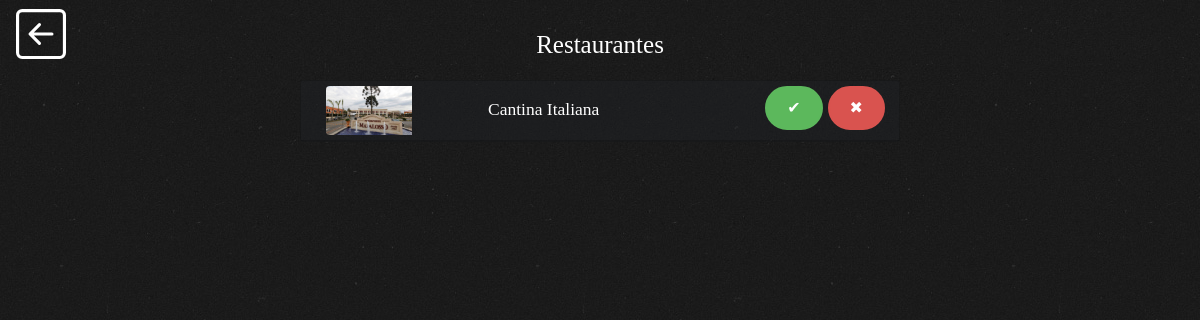
/restaurantes_list.php (signed in), run on the app's committed database.
### tables this page shows
CREATE TABLE IF NOT EXISTS restaurantes (
    id_restaurante INT NOT NULL AUTO_INCREMENT,
    id_proprietario INT NULL DEFAULT NULL,
    nome VARCHAR(255) NULL DEFAULT NULL,
    endereco VARCHAR(255) NULL DEFAULT NULL,
    dono VARCHAR(255) NULL DEFAULT NULL,
    estilo_culinario VARCHAR(255) NULL DEFAULT NULL,
    descricao TEXT NULL DEFAULT NULL,
    horario VARCHAR(255) NULL DEFAULT NULL,
    capacidade INT NULL DEFAULT NULL,
    telefone VARCHAR(20) NULL DEFAULT NULL,
    foto_restaurante MEDIUMBLOB NULL DEFAULT NULL,
    status_restaurante_id_status INT NOT NULL DEFAULT 2,
    PRIMARY KEY (id_restaurante),
    INDEX id_proprietario (id_proprietario),
    INDEX fk_restaurantes_status_restaurante1_idx (status_restaurante_id_status),
    CONSTRAINT restaurantes_ibfk_1
        FOREIGN KEY (id_proprietario)
        REFERENCES usuarios (id_user),
    CONSTRAINT fk_restaurantes_status_restaurante1
        FOREIGN KEY (status_restaurante_id_status)
        REFERENCES status_restaurante (id_status)
        ON DELETE NO ACTION
        ON UPDATE NO ACTION
);

### restaurantes_list.php (the view, shortened to what this page needs)
<!DOCTYPE HTML>
<html>
<head>
    <link rel="stylesheet" href="css/animate.css">
    <link rel="stylesheet" href="css/icomoon.css">
    <link rel="stylesheet" href="css/bootstrap.css">
    <link rel="stylesheet" href="css/flexslider.css">
    <link href="https://cdn.jsdelivr.net/npm/bootstrap@5.3.3/dist/css/bootstrap.min.css" rel="stylesheet">
    <link rel="stylesheet" href="css/style.css">
</head>
<body>
    <?php
    include("Conexão.php");
    $sql = "SELECT id_restaurante, nome, dono, foto_restaurante, descricao, estilo_culinario, id_proprietario FROM restaurantes WHERE status_restaurante_id_status = 2";
    $result = $conn->query($sql);
    ?>
    <div class="container text-center mt-5 ">
        <nav class="navbar navbar-dark fixed-top">
            <a class="navbar-brand me-auto" href="users.php">
                </a>
        </nav>
        <h1 class="text-white">Restaurantes</h1>
        <table class="table table-hover border-dark table-dark">
            <tbody class="table-group-divider ">
                <?php
                if ($result->num_rows > 0) {
                    while ($row = $result->fetch_assoc()) {
                ?>
                        <tr>
                            <div class="d-flex justify-content-center">
                                <div class="card mb-5 text-bg-dark" style="--bs-bg-opacity: .4; width: 600px;">
                                    <div class="card-header d-flex align-items-center justify-content-between" id="heading<?php echo $row["id_restaurante"]; ?>" data-bs-toggle="collapse" data-bs-target="#collapse<?php echo $row["id_restaurante"]; ?>" aria-expanded="true" aria-controls="collapse<?php echo $row["id_restaurante"]; ?>">
                                        <div class="d-flex align-items-center">
                                            <div class="col-md-4">
                                                <img src="uploads/<?php echo $row["foto_restaurante"]; ?>" class="img-fluid rounded-start" alt="Foto do Restaurante" style="max-width: 100%; max-height:100px;">
                                            </div>
                                            <div class="col-md-8">
                                                <h3 class="mb-1 card-title"><?php echo $row["nome"]; ?></h3>
                                            </div>
                                        </div>
                                        <div class="d-flex">
                                            <form name="formAprovar" method="POST" action="php/aprovar_restaurante.php">
                                                <button class="btn btn-success me-2 btn-sm">&#10004;</button>
                                            </form>
                                            <form name="formRejeitar" method="POST" action="php/rejeitar_restaurante.php">
                                                <button type="submit" name="rejeitar" class="btn btn-danger btn-sm" onclick="return confirm('Tem certeza que deseja rejeitar este restaurante?')">&#10006;</button>
                                            </form>
                                        </div>
                                    </div>
                                </div>
                            </div>
                        </tr>
                <?php
                    }
                } else {
                    echo "<tr><td colspan='4'>Nenhum restaurante aguardando aprovação</td></tr>";
                }
                ?>
            </tbody>
        </table>
    </div>
</body>
</html>

### css/style.css (style rules this page uses)
body { font-family: "Cormorant Garamond", Georgia, serif; font-weight: 400; font-size: 18px; line-height: 1.7; color: rgba(255, 255, 255, 0.3); background: #000 url(../images/broken_noise.png) repeat; }
a { color: #ea272d; -webkit-transition: 0.5s; -o-transition: 0.5s; transition: 0.5s; }
h1, h2, h3, h4, h5, h6, figure { color: #000; font-family: "Cormorant Garamond", Georgia, serif; font-weight: 400; margin: 0 0 20px 0; }
.btn { margin-right: 4px; margin-bottom: 4px; font-family: "Cormorant Garamond", Georgia, serif; font-size: 16px; font-weight: 400; -webkit-border-radius: 30px; -moz-border-radius: 30px; -ms-border-radius: 30px; border-radius: 30px; -webkit-transition: 0.5s; -o-transition: 0.5s; transition: 0.5s; padding: 8px 20px; }
.btn-success { background: #5cb85c; color: #fff; border: 2px solid #5cb85c; }
.btn-danger { background: #d9534f; color: #fff; border: 2px solid #d9534f; }

### data on the page
restaurantes: foto_restaurante (picture), nome "Cantina Italiana"
